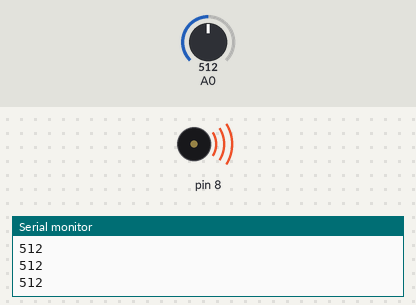
Simulated run of this sketch. Board: Arduino Uno, built with avr-gcc and run on an emulated ATmega328P. Shown: buzzer (waves = sounding), the last lines printed to the serial monitor. The inputs (shaded band) are chosen by the test bench; at power-on: A0 = 512.

Above: at 1.2 s.
1.3 s: A0 set to 528
At 2.2 s:
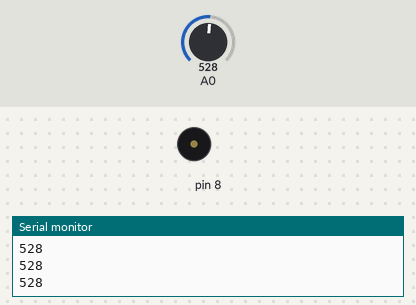
2.8 s: A0 set to 511
At 3.5 s:
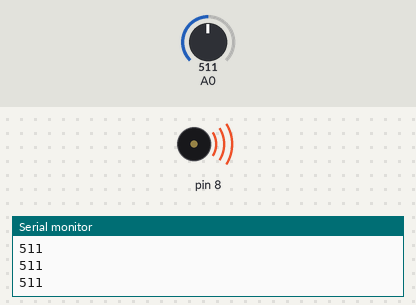
4.3 s: A0 set to 306
At 5.7 s:
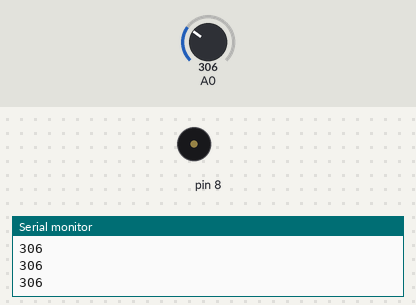
Timing chart, 0 to 7.3 s (numbered marks = the images above; inputs shaded):
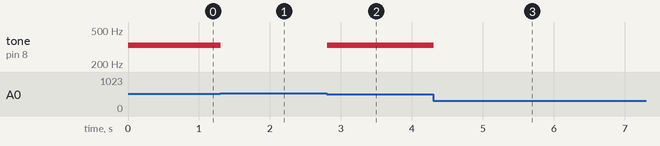

The sketch:

proj07.ino
```cpp
int notes[]={262,294,330,349};

void setup() {
  Serial.begin(9600);
}

void loop() {
  int keyVal=analogRead(A0);
  Serial.println(keyVal);

  if (keyVal == 1023) {
    tone(8,notes[0]);
  } else if (keyVal >= 1000 && keyVal <= 1005) {
      tone(8,notes[1]);
  } else if (keyVal >= 510 && keyVal <= 515) {
      tone(8,notes[2]);
  } else if (keyVal >= 5 && keyVal <= 13) {
      tone(8,notes[3]);
  } else {
      noTone(8);
  }
}
```

Measured:
- the behaviour switches between 515 and 516 on A0 (found by bisection; images 0 and 1)
- after the input at 1.3 s, tone on pin 8: 330 Hz → silent at once
- after the input at 2.8 s, tone on pin 8: silent → 330 Hz at once
- after the input at 4.3 s, tone on pin 8: 330 Hz → silent at once
